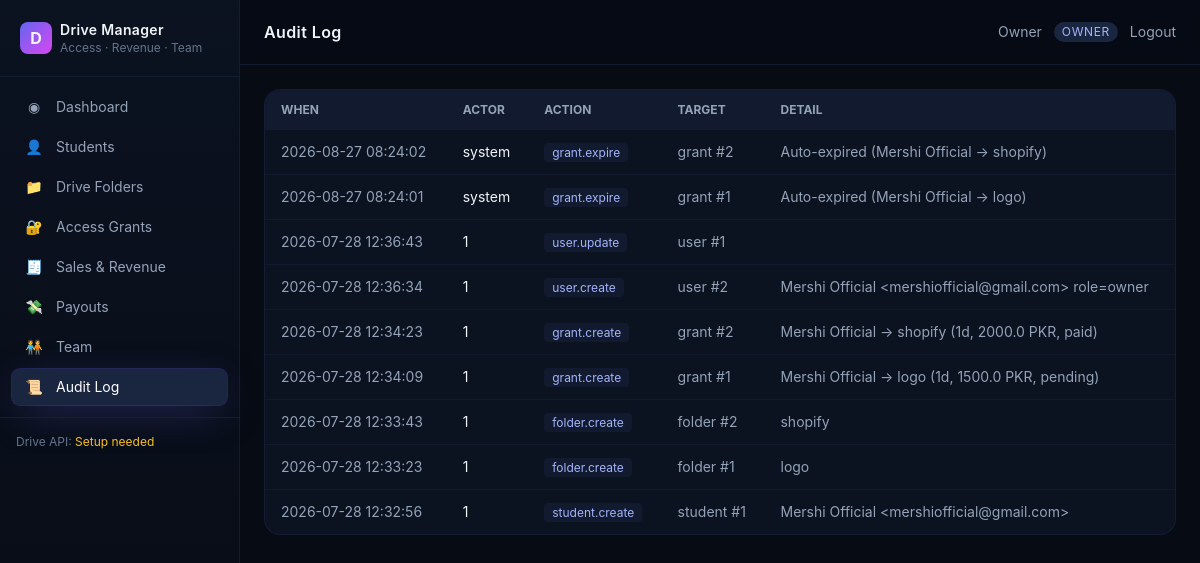
The app's page /audit (signed in) with its own data.
### app/db.py (models this page shows)
class User(Base):
    __tablename__ = "users"
    id = Column(Integer, primary_key=True)
    email = Column(String(190), unique=True, nullable=False, index=True)
    password_hash = Column(String(255), nullable=False)
    full_name = Column(String(120), nullable=False)
    role = Column(Enum(UserRole), nullable=False, default=UserRole.viewer)
    is_active = Column(Boolean, nullable=False, default=True)
    default_ratio = Column(Float, nullable=False, default=0.0)
    phone = Column(String(40), nullable=True)
    notes = Column(Text, nullable=True)
    created_at = Column(DateTime, default=datetime.utcnow)
    updated_at = Column(DateTime, default=datetime.utcnow, onupdate=datetime.utcnow)
    payouts = relationship("Payout", back_populates="user", cascade="all,delete")

class AuditLog(Base):
    __tablename__ = "audit_logs"
    id = Column(Integer, primary_key=True)
    actor_user_id = Column(Integer, ForeignKey("users.id", ondelete="SET NULL"), nullable=True)
    action = Column(String(80), nullable=False)
    target_type = Column(String(60), nullable=True)
    target_id = Column(Integer, nullable=True)
    detail = Column(Text, nullable=True)
    created_at = Column(DateTime, default=datetime.utcnow, index=True)

### app/routers/audit.py (the view)
@router.get("/audit", response_class=HTMLResponse)
def audit_log(request: Request, db: Session = Depends(get_db), user=Depends(require_perm("audit.view"))):
    rows = db.query(AuditLog).order_by(AuditLog.created_at.desc()).limit(300).all()
    return templates.TemplateResponse("audit/list.html", {
        "request": request, "user": user, "rows": rows, "can": can,
    })

### app/templates/audit/list.html (shortened to what this page needs)
{% extends "base.html" %}
{% block heading %}Audit Log{% endblock %}
{% block content %}
<div class="rounded-2xl border border-ink-700/60 bg-ink-900 overflow-hidden">
  <table class="w-full text-sm">
    <thead class="bg-ink-800 text-slate-400 text-xs uppercase">
      <tr>
        <th class="text-left px-4 py-3">When</th>
        <th class="text-left px-4 py-3">Actor</th>
        <th class="text-left px-4 py-3">Action</th>
        <th class="text-left px-4 py-3">Target</th>
        <th class="text-left px-4 py-3">Detail</th>
      </tr>
    </thead>
    <tbody class="divide-y divide-ink-700/40">
      {% for r in rows %}
      <tr>
        <td class="px-4 py-3 text-slate-400">{{ r.created_at.strftime('%Y-%m-%d %H:%M:%S') }}</td>
        <td class="px-4 py-3">{{ r.actor_user_id or 'system' }}</td>
        <td class="px-4 py-3"><span class="px-2 py-0.5 rounded bg-ink-800 text-brand-300 text-xs">{{ r.action }}</span></td>
        <td class="px-4 py-3 text-slate-400">{{ r.target_type }}{% if r.target_id %} #{{ r.target_id }}{% endif %}</td>
        <td class="px-4 py-3 text-slate-400">{{ r.detail or '' }}</td>
      </tr>
      {% else %}
      <tr><td colspan="5" class="text-slate-500 text-center py-10">No activity yet.</td></tr>
      {% endfor %}
    </tbody>
  </table>
</div>
{% endblock %}

### app/templates/base.html (shortened to what this page needs)
<!DOCTYPE html>
<html lang="en" class="h-full">
<head>
<script src="https://cdn.tailwindcss.com"></script>
<link rel="stylesheet" href="/static/css/app.css">
</head>
<body class="h-full bg-ink-950 text-slate-100 antialiased">
<div class="flex min-h-full">
  {% include "partials/sidebar.html" %}
  <main class="flex-1 min-w-0">
    <header class="sticky top-0 z-30 backdrop-blur bg-ink-950/70 border-b border-ink-700/60">
      <div class="flex items-center justify-between px-6 h-16">
        <div class="flex items-center gap-3">
          <h1 class="text-base font-semibold tracking-wide">{% block heading %}Dashboard{% endblock %}</h1>
        </div>
        <div class="flex items-center gap-3 text-sm text-slate-400">
          <span>{{ user.full_name }}</span>
          <span class="px-2 py-0.5 rounded-full bg-ink-700 text-brand-300 text-xs uppercase tracking-wider">{{ user.role.value }}</span>
          <form method="post" action="/logout">
            <button class="text-slate-400 hover:text-white transition">Logout</button>
          </form>
        </div>
      </div>
    </header>
    <div class="p-6">
      {% set _flash = pop_flash(request) %}
      {% block content %}{% endblock %}
    </div>
  </main>
</div>
</body>
</html>

### app/static/css/app.css (style rules this page uses)
html, body { font-family: 'Inter', system-ui, -apple-system, 'Segoe UI', sans-serif; }
tbody tr { transition: background-color .15s; }

### records on screen
User: full_name "Owner", role.value "OWNER"
AuditLog: created_at "2026-08-27 08:24:02", actor_user_id "system", action "grant.expire", target_type "grant", target_id "2", detail "Auto-expired (Mershi Official → shopify)"
AuditLog: created_at "2026-08-27 08:24:01", actor_user_id "system", action "grant.expire", target_type "grant", target_id "1", detail "Auto-expired (Mershi Official → logo)"
AuditLog: created_at "2026-07-28 12:36:43", actor_user "1", action "user.update", target_type "user", target_id "1"
AuditLog: created_at "2026-07-28 12:36:34", actor_user "1", action "user.create", target_type "user", target_id "2", detail "Mershi Official <mershiofficial@gmail.com> role=owner"
AuditLog: created_at "2026-07-28 12:34:23", actor_user "1", action "grant.create", target_type "grant", target_id "2", detail "Mershi Official → shopify (1d, 2000.0 PKR, paid)"
AuditLog: created_at "2026-07-28 12:34:09", actor_user "1", action "grant.create", target_type "grant", target_id "1", detail "Mershi Official → logo (1d, 1500.0 PKR, pending)"
AuditLog: created_at "2026-07-28 12:33:43", actor_user "1", action "folder.create", target_type "folder", target_id "2", detail "shopify"
AuditLog: created_at "2026-07-28 12:33:23", actor_user "1", action "folder.create", target_type "folder", target_id "1", detail "logo"
AuditLog: created_at "2026-07-28 12:32:56", actor_user "1", action "student.create", target_type "student", target_id "1", detail "Mershi Official <mershiofficial@gmail.com>"

### other values on screen
{{ icon|safe }} "◉ 👤 📁 🔐 🧾 💸 🧑‍🤝‍🧑 📜"
{{ label }} "Dashboard Students Drive Folders Access Grants Sales & Revenue Payouts Team Audit Log"
